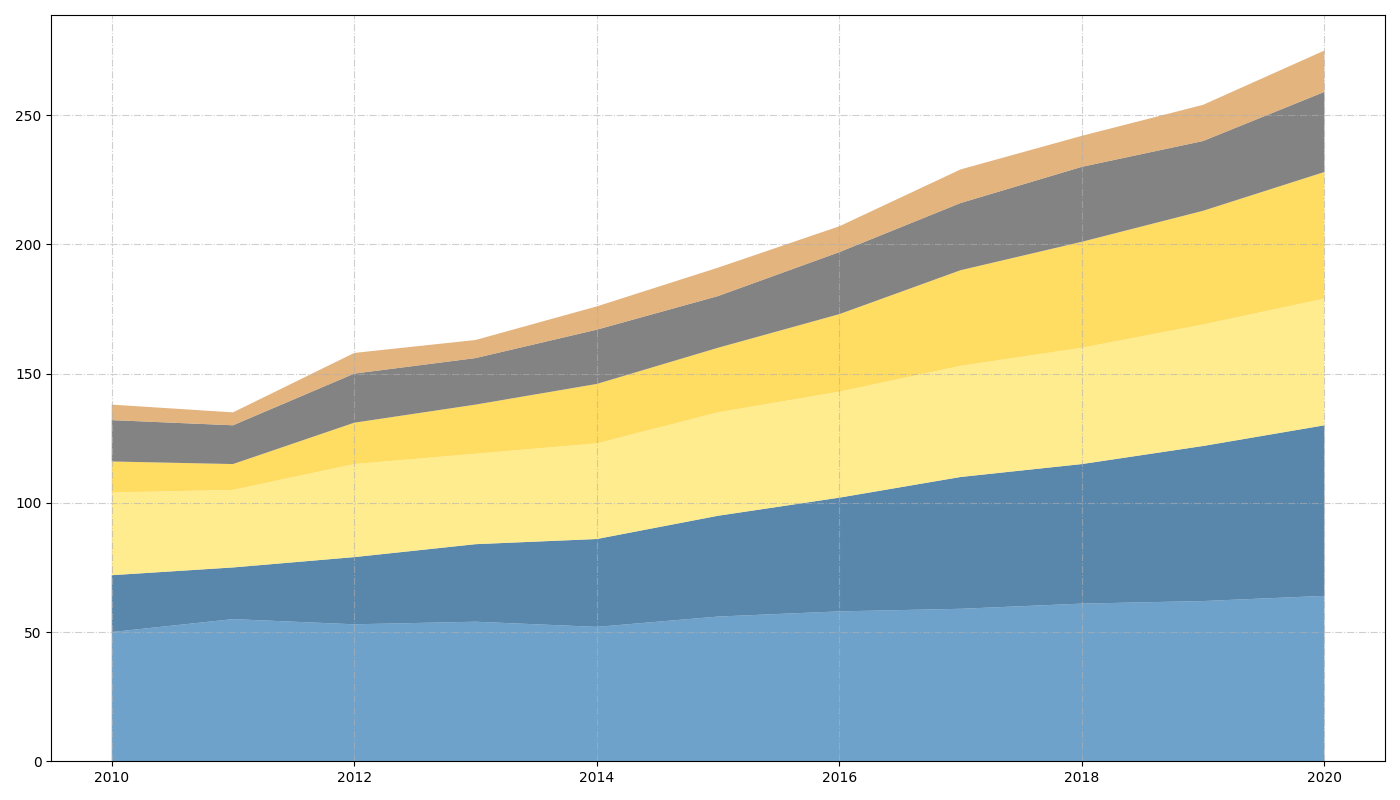

Write Python code to recreate this figure.
import matplotlib.pyplot as plt
import numpy as np

years = np.arange(2010, 2021)

reading = np.array([50, 55, 53, 54, 52, 56, 58, 59, 61, 62, 64])
gaming = np.array([22, 20, 26, 30, 34, 39, 44, 51, 54, 60, 66])
sports = np.array([32, 30, 36, 35, 37, 40, 41, 43, 45, 47, 49])
traveling = np.array([12, 10, 16, 19, 23, 25, 30, 37, 41, 44, 49])
cooking = np.array([16, 15, 19, 18, 21, 20, 24, 26, 29, 27, 31])
crafting = np.array([6, 5, 8, 7, 9, 11, 10, 13, 12, 14, 16])

hobbies_data = np.vstack([reading, gaming, sports, traveling, cooking, crafting])

# New set of colors for the plot
new_colors = ['#4B8BBE', '#306998', '#FFE873', '#FFD43B', '#646464', '#DDA15E']

plt.figure(figsize=(14, 8))
plt.stackplot(years, hobbies_data, colors=new_colors, alpha=0.8)

plt.grid(visible=True, which='major', linestyle='-.', linewidth=0.8, alpha=0.6)
plt.tight_layout()

plt.show()
